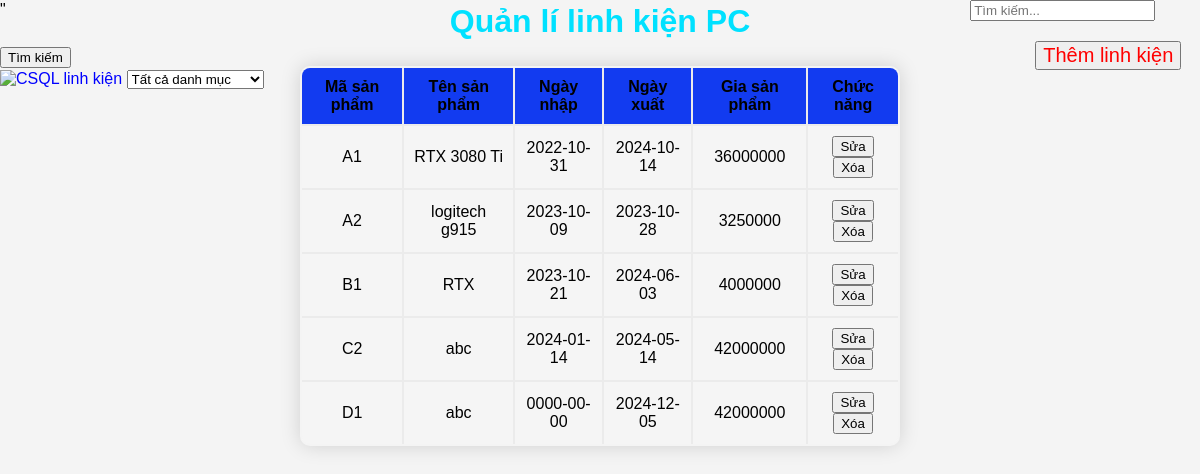
Screenshot of /qliLinhKien/index.php with the database file from the repository.
### tables this page shows
CREATE TABLE `linhkien` (
  `MaSP` varchar(5) NOT NULL,
  `TenSP` varchar(50) NOT NULL,
  `NgayNhap` date NOT NULL,
  `NgayXuat` date NOT NULL,
  `GiaSP` int(11) NOT NULL
);

### qliLinhKien/database.php (called while the page is built, shortened)
<?php
class Database{
    var $sql;
    var $conn;
    function __construct()
    {
        try{
            $this ->conn= new PDO(
                'mysql:host=' . DB_HOST . ';charset=utf8;dbname='  . DB_NAME,
                DB_USER,
                DB_PASS
            );
            $this ->conn->setattribute(3, 2);
        }catch (Exception $e) {
            echo $e ->getMessage();
        }
    }
    function setSQL($sql)
    {
        $this ->sql = $sql;
    }
    function layDanhSach($params=[])
    {
        try{
            $this->st = $this->conn->prepare($this->sql);
            $this->st->execute($params);
            return $this->st->fetchAll(pdo::FETCH_OBJ);
        } catch (PDOException $e){
            echo $e->getMessage();
        }
    }
}

### qliLinhKien/index.php (the view, shortened to what this page needs)
<?php
include 'database.php';
$db = new Database();
$db->setSQL("SELECT * FROM `linhkien`");
$data = $db->layDanhSach();
?>
<!DOCTYPE html>
<html lang="en">
<head>
    <link rel="stylesheet" type="text/css" href="style.css">
</head>
<body>
<h1>Quản lí linh kiện PC
</h1>"
        <input type="text" placeholder="Tìm kiếm..." style=" 20px;font-size:1x;margin-left: 80%;">
        <button type="submit" >Tìm kiếm</button>
<a class ="btn btn-primary" href="#"><button class="button-2" style="color: red;margin-top: 20px;font-size:20px;margin-left: 80%;  " onclick="window.location.href='themLK-form.php'">Thêm linh kiện</button></a>
<table>
                 <thead>
                    <th>Mã sản phẩm</th>
                    <th>Tên sản phẩm</th>
                    <th>Ngày nhập</th>
                    <th>Ngày xuất</th>
                    <th>Gia sản phẩm</th>
                    <th>Chức năng</th>
                    </thead>
                    <tbody>
                        <?php
                          foreach ($data as $key => $value) {
                        ?>
                           <tr>
                            <td><?=$value->MaSP?></td>
                            <td><?=$value->TenSP?></td>
                            <td><?=$value->NgayNhap?></td>
                            <td><?=$value->NgayXuat?> </td>
                            <td><?=$value->GiaSP?></td>
                            <td>
                            <a href="#"><button class="button-2">Sửa</button></a>
                            <a href="xoa.php<?=$value->MaSP?>"onclick=" return confirm('Bạn có chắc muốn xóa');"><button class="button-2">Xóa</button></a>
                            </tr>
                        <?php
                          }
                        ?>
                       <div class="container">
        <div class="header-middle-group">
            <a href="/" class="header-logo">
                <img src="" alt="CSQL linh kiện" width="150" height="1" />
            </a>
                        <select >
                            <option >Tất cả danh mục</option>
                        </select>
</div>
                    </table>
                    </body>
                    </html>

### qliLinhKien/style.css (style rules this page uses)
* { font-family: Verdana, Geneva, Tahoma, sans-serif; }
h1 { text-align: center; position: absolute; left: 50%; transform: translate(-50%,-50%); color: rgb(0, 225, 255); }
body { background-color: rgb(236, 236, 236); }
table { position: absolute; top: 32%; left: 50%; transform: translate(-50%,-50%); text-align: center; box-shadow: 0 0 20px rgba(0, 0, 0, 0.15); border-radius: 10px; overflow: hidden; }
table, th, td { border: 2px solid rgb(235, 235, 235); border-collapse: collapse; padding: 10px; }
a { text-decoration: none; color: blue; }
th { background-color: rgb(18, 59, 240); color: black; }
td, tr { background-color:rgb(245, 245, 245); }
body { font-family: Arial, sans-serif; margin: 0; padding: 0; background-color: #f4f4f4; }

### rows the page displays
linhkien: MaSP "A1", TenSP "RTX 3080 Ti", NgayNhap "2022-10-31", NgayXuat "2024-10-14", GiaSP "36000000"
linhkien: MaSP "A2", TenSP "logitech g915", NgayNhap "2023-10-09", NgayXuat "2023-10-28", GiaSP "3250000"
linhkien: MaSP "B1", TenSP "RTX", NgayNhap "2023-10-21", NgayXuat "2024-06-03", GiaSP "4000000"
linhkien: MaSP "C2", TenSP "abc", NgayNhap "2024-01-14", NgayXuat "2024-05-14", GiaSP "42000000"
linhkien: MaSP "D1", TenSP "abc", NgayNhap "0000-00-00", NgayXuat "2024-12-05", GiaSP "42000000"
